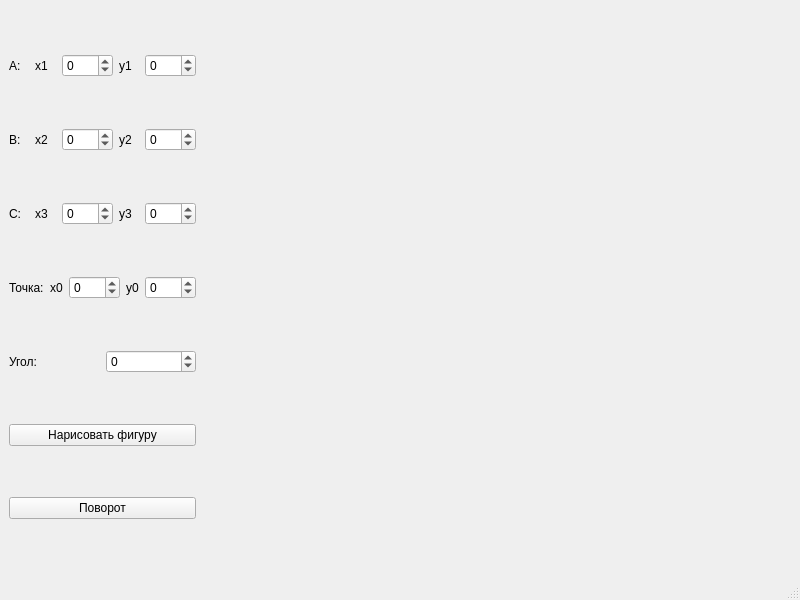
<?xml version="1.0" encoding="UTF-8"?>
<ui version="4.0">
 <class>MainWindow</class>
 <widget class="QMainWindow" name="MainWindow">
  <property name="geometry">
   <rect>
    <x>0</x>
    <y>0</y>
    <width>800</width>
    <height>600</height>
   </rect>
  </property>
  <property name="windowTitle">
   <string>MainWindow</string>
  </property>
  <widget class="QWidget" name="centralwidget">
   <layout class="QHBoxLayout" name="horizontalLayout_6">
    <item>
     <layout class="QVBoxLayout" name="verticalLayout">
      <item>
       <layout class="QHBoxLayout" name="horizontalLayout">
        <item>
         <widget class="QLabel" name="A_lbl">
          <property name="text">
           <string>A: </string>
          </property>
         </widget>
        </item>
        <item>
         <widget class="QLabel" name="x1_lbl">
          <property name="text">
           <string>x1</string>
          </property>
         </widget>
        </item>
        <item>
         <widget class="QSpinBox" name="x1_sb">
          <property name="minimum">
           <number>-100</number>
          </property>
          <property name="maximum">
           <number>100</number>
          </property>
         </widget>
        </item>
        <item>
         <widget class="QLabel" name="y1_lbl">
          <property name="text">
           <string>y1</string>
          </property>
         </widget>
        </item>
        <item>
         <widget class="QSpinBox" name="y1_sb">
          <property name="minimum">
           <number>-100</number>
          </property>
          <property name="maximum">
           <number>100</number>
          </property>
         </widget>
        </item>
       </layout>
      </item>
      <item>
       <layout class="QHBoxLayout" name="horizontalLayout_2">
        <item>
         <widget class="QLabel" name="B_lbl">
          <property name="text">
           <string>B: </string>
          </property>
         </widget>
        </item>
        <item>
         <widget class="QLabel" name="x2_lbl">
          <property name="text">
           <string>x2</string>
          </property>
         </widget>
        </item>
        <item>
         <widget class="QSpinBox" name="x2_sb">
          <property name="minimum">
           <number>-100</number>
          </property>
          <property name="maximum">
           <number>100</number>
          </property>
         </widget>
        </item>
        <item>
         <widget class="QLabel" name="y2_lbl">
          <property name="text">
           <string>y2</string>
          </property>
         </widget>
        </item>
        <item>
         <widget class="QSpinBox" name="y2_sb">
          <property name="minimum">
           <number>-100</number>
          </property>
          <property name="maximum">
           <number>100</number>
          </property>
          <property name="value">
           <number>0</number>
          </property>
         </widget>
        </item>
       </layout>
      </item>
      <item>
       <layout class="QHBoxLayout" name="horizontalLayout_3">
        <item>
         <widget class="QLabel" name="C_lbl">
          <property name="text">
           <string>C: </string>
          </property>
         </widget>
        </item>
        <item>
         <widget class="QLabel" name="x3_lbl">
          <property name="text">
           <string>x3</string>
          </property>
         </widget>
        </item>
        <item>
         <widget class="QSpinBox" name="x3_sb">
          <property name="minimum">
           <number>-100</number>
          </property>
          <property name="maximum">
           <number>100</number>
          </property>
         </widget>
        </item>
        <item>
         <widget class="QLabel" name="y3_lbl">
          <property name="text">
           <string>y3</string>
          </property>
         </widget>
        </item>
        <item>
         <widget class="QSpinBox" name="y3_sb">
          <property name="minimum">
           <number>-100</number>
          </property>
          <property name="maximum">
           <number>100</number>
          </property>
         </widget>
        </item>
       </layout>
      </item>
      <item>
       <layout class="QHBoxLayout" name="horizontalLayout_4">
        <item>
         <widget class="QLabel" name="Point_lbl">
          <property name="text">
           <string>Точка:</string>
          </property>
         </widget>
        </item>
        <item>
         <widget class="QLabel" name="x0_lbl">
          <property name="text">
           <string>x0</string>
          </property>
         </widget>
        </item>
        <item>
         <widget class="QSpinBox" name="x0_sb">
          <property name="minimum">
           <number>-100</number>
          </property>
          <property name="maximum">
           <number>100</number>
          </property>
         </widget>
        </item>
        <item>
         <widget class="QLabel" name="y0_lbl">
          <property name="text">
           <string>y0</string>
          </property>
         </widget>
        </item>
        <item>
         <widget class="QSpinBox" name="y0_sb">
          <property name="minimum">
           <number>-100</number>
          </property>
          <property name="maximum">
           <number>100</number>
          </property>
          <property name="value">
           <number>0</number>
          </property>
         </widget>
        </item>
       </layout>
      </item>
      <item>
       <layout class="QHBoxLayout" name="horizontalLayout_5">
        <item>
         <widget class="QLabel" name="angle_lbl">
          <property name="text">
           <string>Угол:</string>
          </property>
         </widget>
        </item>
        <item>
         <widget class="QSpinBox" name="angle_sb">
          <property name="minimum">
           <number>-360</number>
          </property>
          <property name="maximum">
           <number>360</number>
          </property>
          <property name="value">
           <number>0</number>
          </property>
         </widget>
        </item>
       </layout>
      </item>
      <item>
       <widget class="QPushButton" name="draw_button">
        <property name="text">
         <string>Нарисовать фигуру</string>
        </property>
       </widget>
      </item>
      <item>
       <widget class="QPushButton" name="turn_button">
        <property name="text">
         <string>Поворот</string>
        </property>
       </widget>
      </item>
     </layout>
    </item>
    <item>
     <widget class="QWidget" name="plot_widget" native="true">
      <property name="sizePolicy">
       <sizepolicy hsizetype="Expanding" vsizetype="Expanding">
        <horstretch>0</horstretch>
        <verstretch>0</verstretch>
       </sizepolicy>
      </property>
     </widget>
    </item>
   </layout>
  </widget>
  <widget class="QMenuBar" name="menubar">
   <property name="geometry">
    <rect>
     <x>0</x>
     <y>0</y>
     <width>800</width>
     <height>21</height>
    </rect>
   </property>
  </widget>
  <widget class="QStatusBar" name="statusbar"/>
 </widget>
 <resources/>
 <connections/>
</ui>
